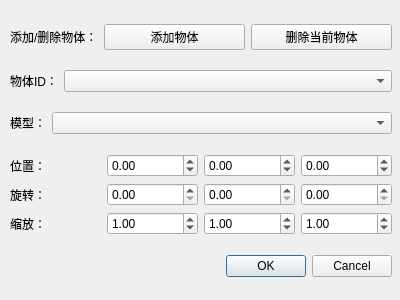
<?xml version="1.0" encoding="UTF-8"?>
<ui version="4.0">
 <class>ObjectSettings</class>
 <widget class="QDialog" name="ObjectSettings">
  <property name="geometry">
   <rect>
    <x>0</x>
    <y>0</y>
    <width>400</width>
    <height>300</height>
   </rect>
  </property>
  <property name="windowTitle">
   <string>Dialog</string>
  </property>
  <widget class="QWidget" name="verticalLayoutWidget">
   <property name="geometry">
    <rect>
     <x>10</x>
     <y>10</y>
     <width>382</width>
     <height>281</height>
    </rect>
   </property>
   <layout class="QVBoxLayout" name="verticalLayout">
    <item>
     <layout class="QHBoxLayout" name="horizontalLayout_2">
      <item>
       <widget class="QLabel" name="newobj_label">
        <property name="sizePolicy">
         <sizepolicy hsizetype="Preferred" vsizetype="Preferred">
          <horstretch>0</horstretch>
          <verstretch>0</verstretch>
         </sizepolicy>
        </property>
        <property name="text">
         <string>添加/删除物体：</string>
        </property>
       </widget>
      </item>
      <item>
       <widget class="QPushButton" name="newobj">
        <property name="sizePolicy">
         <sizepolicy hsizetype="Expanding" vsizetype="Fixed">
          <horstretch>0</horstretch>
          <verstretch>0</verstretch>
         </sizepolicy>
        </property>
        <property name="text">
         <string>添加物体</string>
        </property>
       </widget>
      </item>
      <item>
       <widget class="QPushButton" name="delobj">
        <property name="sizePolicy">
         <sizepolicy hsizetype="Expanding" vsizetype="Fixed">
          <horstretch>0</horstretch>
          <verstretch>0</verstretch>
         </sizepolicy>
        </property>
        <property name="text">
         <string>删除当前物体</string>
        </property>
       </widget>
      </item>
     </layout>
    </item>
    <item>
     <layout class="QHBoxLayout" name="horizontalLayout">
      <item>
       <widget class="QLabel" name="id_label">
        <property name="text">
         <string>物体ID：</string>
        </property>
       </widget>
      </item>
      <item>
       <widget class="QComboBox" name="id">
        <property name="sizePolicy">
         <sizepolicy hsizetype="Expanding" vsizetype="Fixed">
          <horstretch>0</horstretch>
          <verstretch>0</verstretch>
         </sizepolicy>
        </property>
       </widget>
      </item>
     </layout>
    </item>
    <item>
     <layout class="QHBoxLayout" name="horizontalLayout_3">
      <item>
       <widget class="QLabel" name="model_label">
        <property name="text">
         <string>模型：</string>
        </property>
       </widget>
      </item>
      <item>
       <widget class="QComboBox" name="model">
        <property name="sizePolicy">
         <sizepolicy hsizetype="Expanding" vsizetype="Fixed">
          <horstretch>0</horstretch>
          <verstretch>0</verstretch>
         </sizepolicy>
        </property>
       </widget>
      </item>
     </layout>
    </item>
    <item>
     <layout class="QGridLayout" name="gridLayout">
      <item row="0" column="0">
       <widget class="QLabel" name="position_label">
        <property name="text">
         <string>位置：</string>
        </property>
       </widget>
      </item>
      <item row="0" column="2">
       <widget class="QDoubleSpinBox" name="position_y">
        <property name="minimum">
         <double>-9999.000000000000000</double>
        </property>
        <property name="maximum">
         <double>9999.000000000000000</double>
        </property>
        <property name="singleStep">
         <double>0.100000000000000</double>
        </property>
       </widget>
      </item>
      <item row="2" column="0">
       <widget class="QLabel" name="scale_label">
        <property name="text">
         <string>缩放：</string>
        </property>
       </widget>
      </item>
      <item row="1" column="0">
       <widget class="QLabel" name="retation_label">
        <property name="text">
         <string>旋转：</string>
        </property>
       </widget>
      </item>
      <item row="0" column="1">
       <widget class="QDoubleSpinBox" name="position_x">
        <property name="minimum">
         <double>-9999.000000000000000</double>
        </property>
        <property name="maximum">
         <double>9999.000000000000000</double>
        </property>
        <property name="singleStep">
         <double>0.100000000000000</double>
        </property>
       </widget>
      </item>
      <item row="0" column="3">
       <widget class="QDoubleSpinBox" name="position_z">
        <property name="minimum">
         <double>-9999.000000000000000</double>
        </property>
        <property name="maximum">
         <double>9999.000000000000000</double>
        </property>
        <property name="singleStep">
         <double>0.100000000000000</double>
        </property>
       </widget>
      </item>
      <item row="1" column="1">
       <widget class="QDoubleSpinBox" name="rotation_x">
        <property name="minimum">
         <double>0.000000000000000</double>
        </property>
        <property name="maximum">
         <double>360.000000000000000</double>
        </property>
       </widget>
      </item>
      <item row="1" column="2">
       <widget class="QDoubleSpinBox" name="rotation_y">
        <property name="minimum">
         <double>0.000000000000000</double>
        </property>
        <property name="maximum">
         <double>360.000000000000000</double>
        </property>
       </widget>
      </item>
      <item row="1" column="3">
       <widget class="QDoubleSpinBox" name="rotation_z">
        <property name="minimum">
         <double>0.000000000000000</double>
        </property>
        <property name="maximum">
         <double>360.000000000000000</double>
        </property>
       </widget>
      </item>
      <item row="2" column="1">
       <widget class="QDoubleSpinBox" name="scale_x">
        <property name="minimum">
         <double>0.010000000000000</double>
        </property>
        <property name="singleStep">
         <double>0.100000000000000</double>
        </property>
        <property name="value">
         <double>1.000000000000000</double>
        </property>
       </widget>
      </item>
      <item row="2" column="2">
       <widget class="QDoubleSpinBox" name="scale_y">
        <property name="minimum">
         <double>0.010000000000000</double>
        </property>
        <property name="singleStep">
         <double>0.100000000000000</double>
        </property>
        <property name="value">
         <double>1.000000000000000</double>
        </property>
       </widget>
      </item>
      <item row="2" column="3">
       <widget class="QDoubleSpinBox" name="scale_z">
        <property name="minimum">
         <double>0.010000000000000</double>
        </property>
        <property name="singleStep">
         <double>0.100000000000000</double>
        </property>
        <property name="value">
         <double>1.000000000000000</double>
        </property>
       </widget>
      </item>
     </layout>
    </item>
    <item>
     <widget class="QDialogButtonBox" name="buttonBox">
      <property name="orientation">
       <enum>Qt::Horizontal</enum>
      </property>
      <property name="standardButtons">
       <set>QDialogButtonBox::Cancel|QDialogButtonBox::Ok</set>
      </property>
     </widget>
    </item>
   </layout>
  </widget>
 </widget>
 <resources/>
 <connections>
  <connection>
   <sender>buttonBox</sender>
   <signal>accepted()</signal>
   <receiver>ObjectSettings</receiver>
   <slot>accept()</slot>
   <hints>
    <hint type="sourcelabel">
     <x>248</x>
     <y>254</y>
    </hint>
    <hint type="destinationlabel">
     <x>157</x>
     <y>274</y>
    </hint>
   </hints>
  </connection>
  <connection>
   <sender>buttonBox</sender>
   <signal>rejected()</signal>
   <receiver>ObjectSettings</receiver>
   <slot>reject()</slot>
   <hints>
    <hint type="sourcelabel">
     <x>316</x>
     <y>260</y>
    </hint>
    <hint type="destinationlabel">
     <x>286</x>
     <y>274</y>
    </hint>
   </hints>
  </connection>
 </connections>
</ui>
